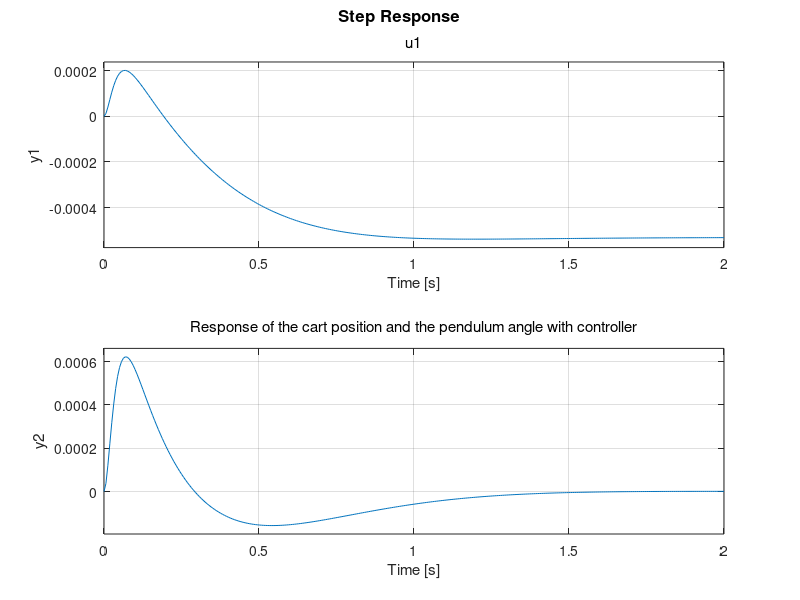

The MATLAB script that drew this image:
%% INVERTED PENDULUM

% Clean everything
clear all, close all, clc;

%% System

% Chacracteristics of the system
M = 1;
m = 1;
l = 0.25;
g = 9.81;
kd = 1;

% Requirements
sd = 0.5333/100;                    % Overshoot
tr = 1.2;                           % Rise time

%% Sate space

% Sate matrices
A = [0          1                        0                0; 
     0   -(4*kd)/(4*M+m)          (3*m*g)/(4*M+m)         0;
     0          0                        0                1;
     0  -(3*kd)/(4*M*l+m*l)    ((3*g)*(M+m))/(4*M*l+m*l)  0];
 
B = [0; 4/(4*M+m); 0; 3/(4*M*l+m*l)];
C = [1 0 0 0; 0 0 1 0];
D = [0];


% Sate representation
sys = ss(A,B,C,D)

%% Analyzing and designing the controller

% Poles
E = eig(A)

% Controllability and Observability
con = rank(ctrb(A,B))        % 4 = controlable
ob = rank(obsv(A,C))         % 4 = observable

% zeta and wn
zeta = sqrt(((log(sd))^2)/((log(sd))^2 + pi^2))
wn = (pi-atan(sqrt(1-(zeta)^2)/zeta))/(tr*sqrt(1-(zeta)^2))

% Dominant poles
pd = roots([1 2*zeta*wn wn^2]);

% Desire poles
P = [pd(1) pd(2) -50 -50];

% Ackerman formula / Pole placement
% K = place(A, B, P)
K = acker(A, B, P)

% New poles
An = A - B*K;
En = eig(An)

% State spce with the controller
sysn = ss(An, B, C, D)

%% Graphics

% System with and without controller
figure (1)
subplot(2,1,1);
step(sys)
title('Response of the cart position and the pendulum angle without controller')
subplot(2,1,2);
step(sysn)
title('Response of the cart position and the pendulum angle with controller')
